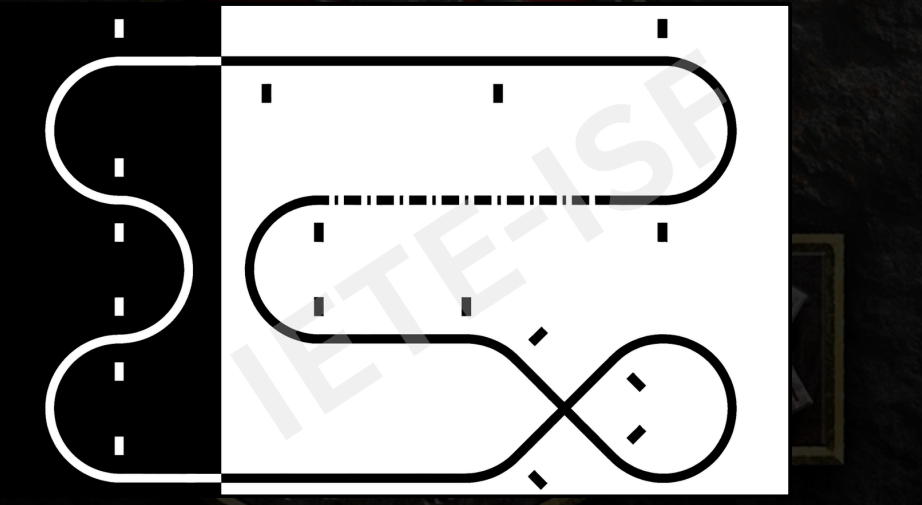
#> input picture Backup/track.png, 922 x 505 px
$ python track.py
#> lines starting #> are read from the running program, lines starting #| are printed output that depends on the picture; after the words box and inside, x2 and y2 are one past the last pixel; in counts of white or black regions, pixels touching at a corner belong together
import cv2
import numpy as np

# 1. Load the image
img = cv2.imread('track.png', 0)
#> img: shape (505, 922); min 0, max 255, mean 144.6
if img is None:
    print("Error: Could not load track.png")
    exit()

height, width = img.shape
#> height = 505; width = 922
split_x = int(width * 0.255) # The vertical flip point
#> split_x = 235

# 2. SPLIT AND INDEPENDENTLY THRESHOLD
# Left Part: White Path on Black
left_part = img[:, :split_x-10]
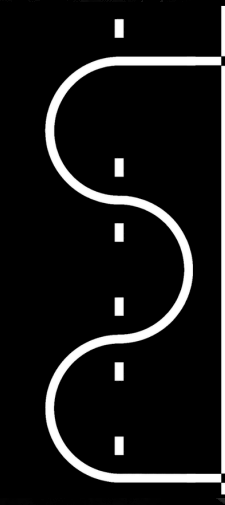
#> left_part: shape (505, 225); min 0, max 255, mean 23
_, left_bin = cv2.threshold(left_part, 200, 255, cv2.THRESH_BINARY)
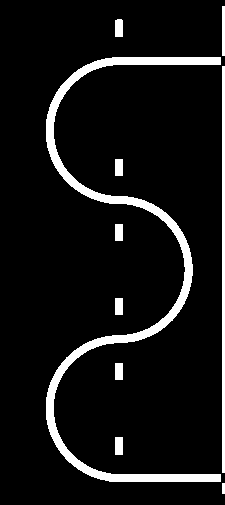
#> left_bin: shape (505, 225); 8.1% white; 10 white regions, largest, box (x1, y1, x2, y2) and area: (46, 57, 221, 482) 6956, (222, 66, 225, 473) 1221, (222, 6, 225, 56) 150

# Right Part: Black Path on White
right_part = img[:, split_x+10:]
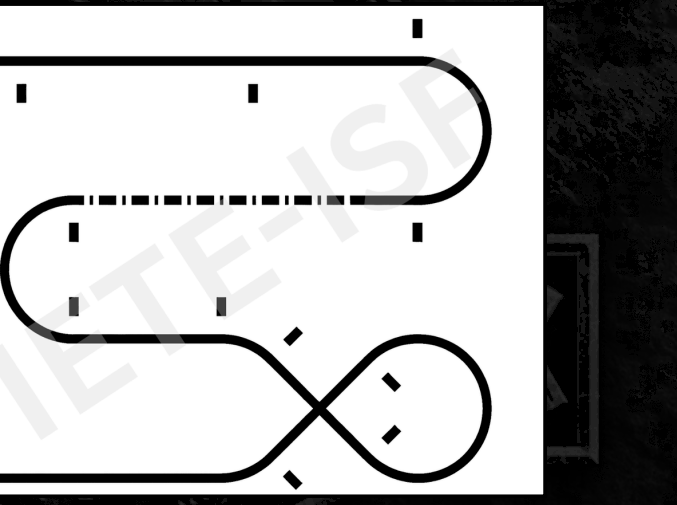
#> right_part: shape (505, 677); min 0, max 255, mean 182.3
_, right_bin = cv2.threshold(right_part, 100, 255, cv2.THRESH_BINARY_INV)
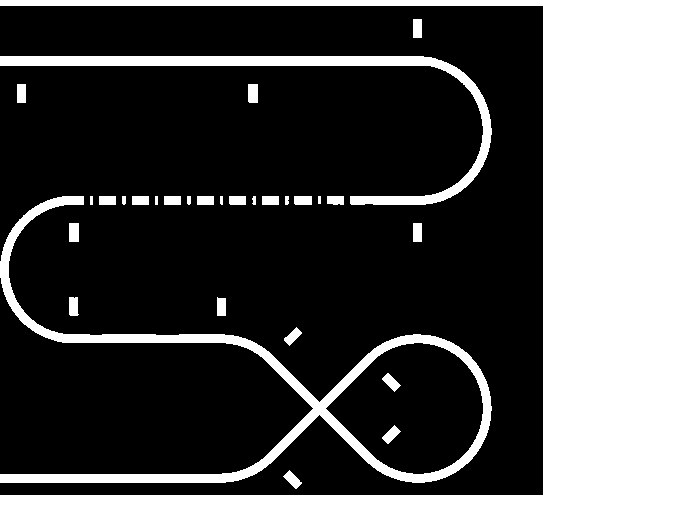
#> right_bin: shape (505, 677); 28.7% white; 30 white regions, largest, box (x1, y1, x2, y2) and area: (0, 0, 677, 505) 76358, (0, 196, 492, 483) 11710, (0, 56, 492, 205) 6738

# 3. MERGE INTO A UNIFIED WHITE-ON-BLACK MASK
# This combines both halves while leaving a gap at the transition line
full_mask = np.zeros_like(img)
full_mask[:, :split_x-10] = left_bin
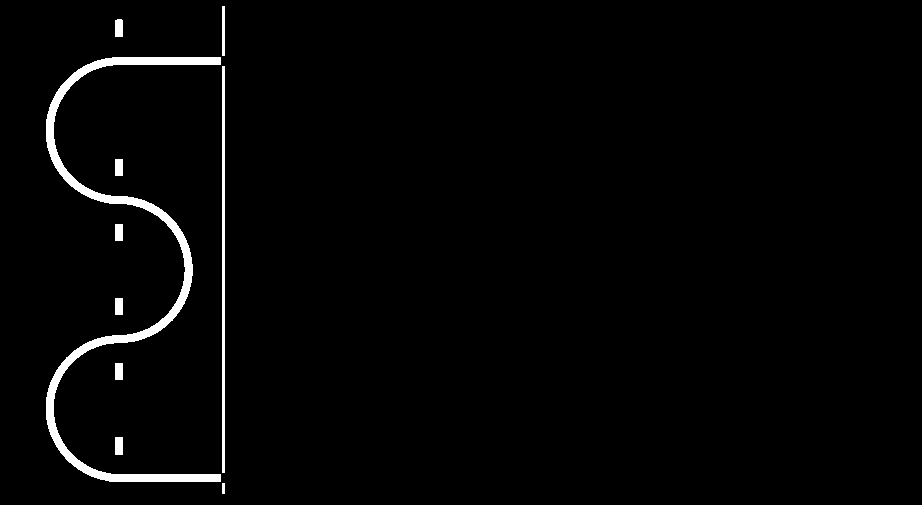
#> full_mask: shape (505, 922); 2% white; 10 white regions, largest, box (x1, y1, x2, y2) and area: (46, 57, 221, 482) 6956, (222, 66, 225, 473) 1221, (222, 6, 225, 56) 150
full_mask[:, split_x+10:] = right_bin
#> full_mask: shape (505, 922); 23.1% white; 40 white regions, largest, box (x1, y1, x2, y2) and area: (245, 0, 922, 505) 76358, (245, 196, 737, 483) 11710, (46, 57, 221, 482) 6956

# 4. CLEAN AND FAT_PATH (Dilation for Parallel Lanes)
# Close gaps in the dashed section
kernel_close = np.ones((15, 15), np.uint8)
full_mask = cv2.morphologyEx(full_mask, cv2.MORPH_CLOSE, kernel_close)
#> full_mask: shape (505, 922); 24.2% white; 17 white regions, largest, box (x1, y1, x2, y2) and area: (245, 0, 922, 505) 101572, (46, 0, 225, 494) 8459, (314, 223, 324, 242) 190

# Remove the 'IETE-ISP' watermark
kernel_open = np.ones((5, 5), np.uint8)
full_mask = cv2.morphologyEx(full_mask, cv2.MORPH_OPEN, kernel_open)
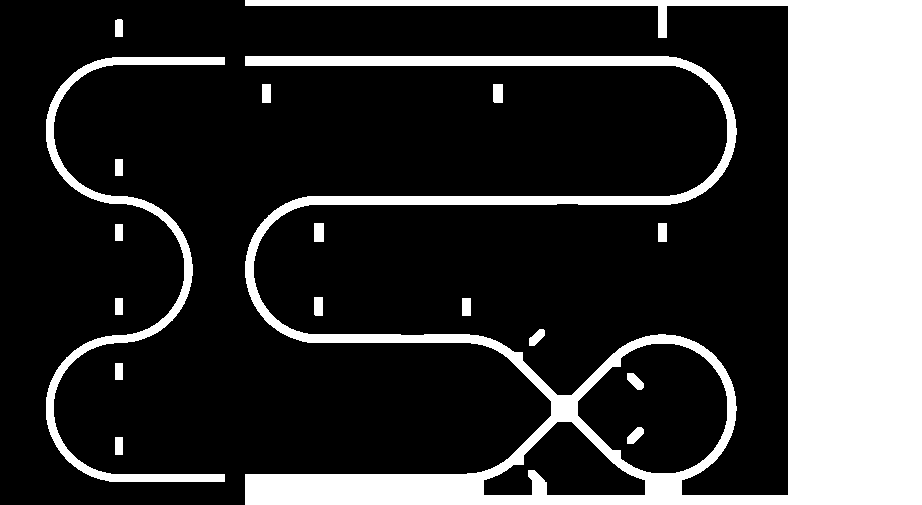
#> full_mask: shape (505, 922); 23.8% white; 17 white regions, largest, box (x1, y1, x2, y2) and area: (245, 0, 922, 505) 101572, (46, 57, 225, 482) 7025, (314, 223, 324, 242) 190

# Dilation: This makes the path 'fat' so the boundary gives two parallel lines
fat_path = cv2.dilate(full_mask, np.ones((7, 7), np.uint8), iterations=2)
#> fat_path: shape (505, 922); 36.3% white; 14 white regions, largest, box (x1, y1, x2, y2) and area: (239, 0, 922, 505) 141637, (40, 51, 231, 488) 19793, (308, 217, 330, 248) 682

# Clear the outer image border
margin = 25
fat_path[0:margin, :] = 0
fat_path[height-margin:height, :] = 0
fat_path[:, 0:margin] = 0
fat_path[:, width-margin:width] = 0
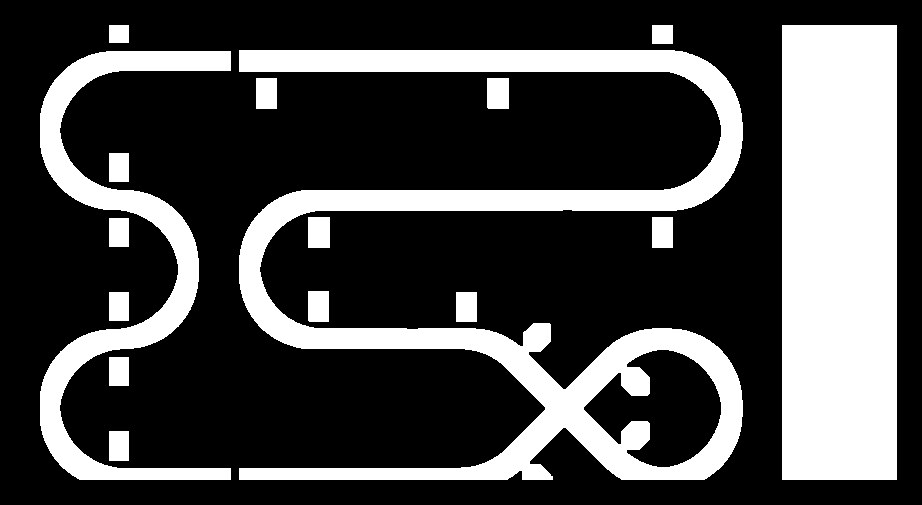
#> fat_path: shape (505, 922); 28% white; 16 white regions

# 5. EXTRACT PARALLEL COORDINATES
# findContours traces the boundary (left side and right side of the fat line)
contours, _ = cv2.findContours(fat_path, cv2.RETR_EXTERNAL, cv2.CHAIN_APPROX_SIMPLE)
#> contours = 16 contours; largest, box (x1, y1, x2, y2) and area: (239, 50, 743, 480) 59408, (782, 25, 897, 480) 51756, (40, 51, 231, 480) 17841, (308, 217, 330, 248) 630, (487, 78, 509, 109) 630

all_points = []
sampling_step = 25 # Distance between dots along the path

for cnt in contours:
    if cv2.contourArea(cnt) > 1000:
        for i in range(0, len(cnt), sampling_step):
            x, y = cnt[i][0]
            all_points.append(f"{{ x: {x}, y: {y} }}")
#> this loop made 16 passes
#> cnt on passes 1, 2, 3, 4, 6, 7, 8, 9, 11, 14, 15, 16: [[109, 431], [109, 460], [128, 460], [128, 431]], [[109, 357], [109, 385], [128, 385], [128, 357]], [[456, 292], [456, 321], [476, 321], [476, 292]], [[109, 292], [109, 320], [128, 320], [128, 292]], [[109, 218], [109, 246], [128, 246], [128, 218]], [[652, 217], [652, 247], [672, 247], [672, 217]], [[308, 217], [308, 247], [329, 247], [329, 217]], [[109, 153], [109, 181], [128, 181], [128, 153]], [[256, 78], [256, 108], [276, 108], [276, 78]], [[782, 25], [782, 479], [896, 479], [896, 25]], [[652, 25], [652, 43], [672, 43], [672, 25]], [[109, 25], [109, 42], [128, 42], [128, 25]]
#> after the loop, all_points = 52 items, first 6: '{ x: 106, y: 51 }', '{ x: 54, y: 80 }', '{ x: 40, y: 147 }', '{ x: 65, y: 192 }', '{ x: 102, y: 208 }', '{ x: 156, y: 226 }'

# 6. OUTPUT TO JS FORMAT
js_output = "const rawPoints = [\n    " + ", ".join(all_points) + "\n];"

with open("parallel_lane_coords.txt", "w") as f:
    f.write(js_output)

print(f"Success! {len(all_points)} parallel lane dots saved.")
#| Success! 52 parallel lane dots saved.
